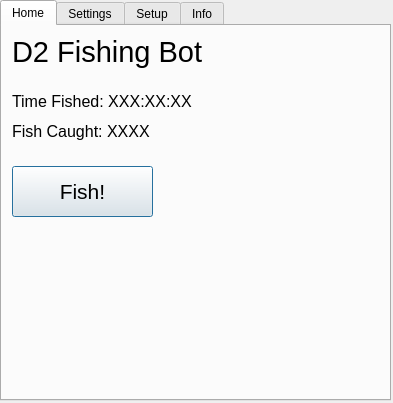
<?xml version="1.0" encoding="UTF-8"?>
<ui version="4.0">
 <class>window</class>
 <widget class="QDialog" name="window">
  <property name="geometry">
   <rect>
    <x>0</x>
    <y>0</y>
    <width>393</width>
    <height>403</height>
   </rect>
  </property>
  <property name="windowTitle">
   <string>D2 Fishing Bot</string>
  </property>
  <widget class="QTabWidget" name="tabWidget">
   <property name="geometry">
    <rect>
     <x>0</x>
     <y>0</y>
     <width>391</width>
     <height>401</height>
    </rect>
   </property>
   <property name="currentIndex">
    <number>0</number>
   </property>
   <widget class="QWidget" name="home">
    <attribute name="title">
     <string>Home</string>
    </attribute>
    <widget class="QLabel" name="titleLabel">
     <property name="geometry">
      <rect>
       <x>10</x>
       <y>0</y>
       <width>371</width>
       <height>51</height>
      </rect>
     </property>
     <property name="font">
      <font>
       <pointsize>22</pointsize>
      </font>
     </property>
     <property name="text">
      <string>D2 Fishing Bot</string>
     </property>
    </widget>
    <widget class="QLabel" name="timeFishedLabel">
     <property name="geometry">
      <rect>
       <x>10</x>
       <y>60</y>
       <width>231</width>
       <height>31</height>
      </rect>
     </property>
     <property name="font">
      <font>
       <pointsize>12</pointsize>
      </font>
     </property>
     <property name="text">
      <string>Time Fished: XXX:XX:XX</string>
     </property>
    </widget>
    <widget class="QLabel" name="fishCaughtLabel">
     <property name="geometry">
      <rect>
       <x>10</x>
       <y>90</y>
       <width>231</width>
       <height>31</height>
      </rect>
     </property>
     <property name="font">
      <font>
       <pointsize>12</pointsize>
      </font>
     </property>
     <property name="text">
      <string>Fish Caught: XXXX</string>
     </property>
    </widget>
    <widget class="QPushButton" name="fishButton">
     <property name="geometry">
      <rect>
       <x>10</x>
       <y>140</y>
       <width>141</width>
       <height>51</height>
      </rect>
     </property>
     <property name="font">
      <font>
       <pointsize>16</pointsize>
      </font>
     </property>
     <property name="text">
      <string>Fish!</string>
     </property>
    </widget>
   </widget>
   <widget class="QWidget" name="settings">
    <attribute name="title">
     <string>Settings</string>
    </attribute>
    <widget class="QLabel" name="displayResText">
     <property name="geometry">
      <rect>
       <x>10</x>
       <y>20</y>
       <width>121</width>
       <height>31</height>
      </rect>
     </property>
     <property name="font">
      <font>
       <pointsize>12</pointsize>
      </font>
     </property>
     <property name="text">
      <string>Display Res:</string>
     </property>
    </widget>
    <widget class="QLabel" name="interactKeyText">
     <property name="geometry">
      <rect>
       <x>10</x>
       <y>70</y>
       <width>121</width>
       <height>31</height>
      </rect>
     </property>
     <property name="font">
      <font>
       <pointsize>12</pointsize>
      </font>
     </property>
     <property name="text">
      <string>Interact Key:</string>
     </property>
    </widget>
    <widget class="QPushButton" name="interactKeyButton">
     <property name="geometry">
      <rect>
       <x>130</x>
       <y>70</y>
       <width>93</width>
       <height>31</height>
      </rect>
     </property>
     <property name="text">
      <string>Click to set</string>
     </property>
    </widget>
    <widget class="QComboBox" name="displayResCombo">
     <property name="geometry">
      <rect>
       <x>130</x>
       <y>20</y>
       <width>101</width>
       <height>31</height>
      </rect>
     </property>
     <item>
      <property name="text">
       <string>1920x1080</string>
      </property>
     </item>
     <item>
      <property name="text">
       <string>another one</string>
      </property>
     </item>
     <item>
      <property name="text">
       <string>another one</string>
      </property>
     </item>
     <item>
      <property name="text">
       <string>another one</string>
      </property>
     </item>
    </widget>
   </widget>
   <widget class="QWidget" name="setup">
    <attribute name="title">
     <string>Setup</string>
    </attribute>
   </widget>
   <widget class="QWidget" name="info">
    <attribute name="title">
     <string>Info</string>
    </attribute>
    <widget class="QLabel" name="titleTextInfo">
     <property name="geometry">
      <rect>
       <x>10</x>
       <y>0</y>
       <width>371</width>
       <height>51</height>
      </rect>
     </property>
     <property name="font">
      <font>
       <pointsize>22</pointsize>
      </font>
     </property>
     <property name="text">
      <string>D2 Fishing Bot</string>
     </property>
    </widget>
    <widget class="QLabel" name="infoText">
     <property name="geometry">
      <rect>
       <x>10</x>
       <y>40</y>
       <width>371</width>
       <height>51</height>
      </rect>
     </property>
     <property name="font">
      <font>
       <pointsize>12</pointsize>
      </font>
     </property>
     <property name="text">
      <string>Info goes here</string>
     </property>
    </widget>
   </widget>
  </widget>
 </widget>
 <resources/>
 <connections/>
</ui>
